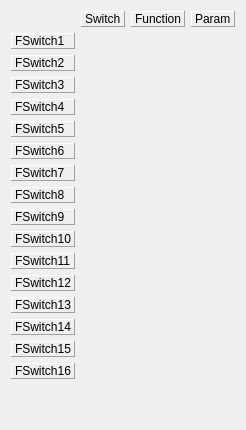
     <widget class="QWidget" name="tabFunctionSwitches">
      <attribute name="title">
       <string>Function switches</string>
      </attribute>
      <layout class="QGridLayout" name="gridLayout_fswitches" columnstretch="0,1,1,1" columnminimumwidth="0,0,0,0">
       <item row="13" column="0">
        <widget class="QLabel" name="label_4">
         <property name="frameShape">
          <enum>QFrame::Panel</enum>
         </property>
         <property name="frameShadow">
          <enum>QFrame::Raised</enum>
         </property>
         <property name="text">
          <string>FSwitch13</string>
         </property>
        </widget>
       </item>
       <item row="15" column="0">
        <widget class="QLabel" name="label_11">
         <property name="frameShape">
          <enum>QFrame::Panel</enum>
         </property>
         <property name="frameShadow">
          <enum>QFrame::Raised</enum>
         </property>
         <property name="text">
          <string>FSwitch15</string>
         </property>
        </widget>
       </item>
       <item row="14" column="0">
        <widget class="QLabel" name="label_6">
         <property name="frameShape">
          <enum>QFrame::Panel</enum>
         </property>
         <property name="frameShadow">
          <enum>QFrame::Raised</enum>
         </property>
         <property name="text">
          <string>FSwitch14</string>
         </property>
        </widget>
       </item>
       <item row="17" column="0" colspan="3">
        <spacer name="verticalSpacer_3">
         <property name="orientation">
          <enum>Qt::Vertical</enum>
         </property>
         <property name="sizeHint" stdset="0">
          <size>
           <width>20</width>
           <height>40</height>
          </size>
         </property>
        </spacer>
       </item>
       <item row="1" column="0">
        <widget class="QLabel" name="label_37">
         <property name="frameShape">
          <enum>QFrame::Panel</enum>
         </property>
         <property name="frameShadow">
          <enum>QFrame::Raised</enum>
         </property>
         <property name="text">
          <string>FSwitch1</string>
         </property>
        </widget>
       </item>
       <item row="2" column="0">
        <widget class="QLabel" name="label_38">
         <property name="frameShape">
          <enum>QFrame::Panel</enum>
         </property>
         <property name="frameShadow">
          <enum>QFrame::Raised</enum>
         </property>
         <property name="text">
          <string>FSwitch2</string>
         </property>
        </widget>
       </item>
       <item row="3" column="0">
        <widget class="QLabel" name="label_39">
         <property name="frameShape">
          <enum>QFrame::Panel</enum>
         </property>
         <property name="frameShadow">
          <enum>QFrame::Raised</enum>
         </property>
         <property name="text">
          <string>FSwitch3</string>
         </property>
        </widget>
       </item>
       <item row="0" column="1">
        <widget class="QLabel" name="fswFuncLabel_3">
         <property name="frameShape">
          <enum>QFrame::Panel</enum>
         </property>
         <property name="frameShadow">
          <enum>QFrame::Raised</enum>
         </property>
         <property name="text">
          <string>Switch</string>
         </property>
        </widget>
       </item>
       <item row="0" column="2">
        <widget class="QLabel" name="fswFuncLabel_2">
         <property name="frameShape">
          <enum>QFrame::Panel</enum>
         </property>
         <property name="frameShadow">
          <enum>QFrame::Raised</enum>
         </property>
         <property name="text">
          <string>Function</string>
         </property>
        </widget>
       </item>
       <item row="4" column="0">
        <widget class="QLabel" name="label_40">
         <property name="frameShape">
          <enum>QFrame::Panel</enum>
         </property>
         <property name="frameShadow">
          <enum>QFrame::Raised</enum>
         </property>
         <property name="text">
          <string>FSwitch4</string>
         </property>
        </widget>
       </item>
       <item row="5" column="0">
        <widget class="QLabel" name="label_41">
         <property name="frameShape">
          <enum>QFrame::Panel</enum>
         </property>
         <property name="frameShadow">
          <enum>QFrame::Raised</enum>
         </property>
         <property name="text">
          <string>FSwitch5</string>
         </property>
        </widget>
       </item>
       <item row="6" column="0">
        <widget class="QLabel" name="label_42">
         <property name="frameShape">
          <enum>QFrame::Panel</enum>
         </property>
         <property name="frameShadow">
          <enum>QFrame::Raised</enum>
         </property>
         <property name="text">
          <string>FSwitch6</string>
         </property>
        </widget>
       </item>
       <item row="7" column="0">
        <widget class="QLabel" name="label_43">
         <property name="frameShape">
          <enum>QFrame::Panel</enum>
         </property>
         <property name="frameShadow">
          <enum>QFrame::Raised</enum>
         </property>
         <property name="text">
          <string>FSwitch7</string>
         </property>
        </widget>
       </item>
       <item row="8" column="0">
        <widget class="QLabel" name="label_44">
         <property name="frameShape">
          <enum>QFrame::Panel</enum>
         </property>
         <property name="frameShadow">
          <enum>QFrame::Raised</enum>
         </property>
         <property name="text">
          <string>FSwitch8</string>
         </property>
        </widget>
       </item>
       <item row="9" column="0">
        <widget class="QLabel" name="label_45">
         <property name="frameShape">
          <enum>QFrame::Panel</enum>
         </property>
         <property name="frameShadow">
          <enum>QFrame::Raised</enum>
         </property>
         <property name="text">
          <string>FSwitch9</string>
         </property>
        </widget>
       </item>
       <item row="10" column="0">
        <widget class="QLabel" name="label_47">
         <property name="frameShape">
          <enum>QFrame::Panel</enum>
         </property>
         <property name="frameShadow">
          <enum>QFrame::Raised</enum>
         </property>
         <property name="text">
          <string>FSwitch10</string>
         </property>
        </widget>
       </item>
       <item row="11" column="0">
        <widget class="QLabel" name="label_48">
         <property name="frameShape">
          <enum>QFrame::Panel</enum>
         </property>
         <property name="frameShadow">
          <enum>QFrame::Raised</enum>
         </property>
         <property name="text">
          <string>FSwitch11</string>
         </property>
        </widget>
       </item>
       <item row="12" column="0">
        <widget class="QLabel" name="label_51">
         <property name="frameShape">
          <enum>QFrame::Panel</enum>
         </property>
         <property name="frameShadow">
          <enum>QFrame::Raised</enum>
         </property>
         <property name="text">
          <string>FSwitch12</string>
         </property>
        </widget>
       </item>
       <item row="16" column="0">
        <widget class="QLabel" name="label_52">
         <property name="frameShape">
          <enum>QFrame::Panel</enum>
         </property>
         <property name="frameShadow">
          <enum>QFrame::Raised</enum>
         </property>
         <property name="text">
          <string>FSwitch16</string>
         </property>
        </widget>
       </item>
       <item row="0" column="3">
        <widget class="QLabel" name="fswFuncLabel_4">
         <property name="frameShape">
          <enum>QFrame::Panel</enum>
         </property>
         <property name="frameShadow">
          <enum>QFrame::Raised</enum>
         </property>
         <property name="text">
          <string>Param</string>
         </property>
        </widget>
       </item>
      </layout>
     </widget>
